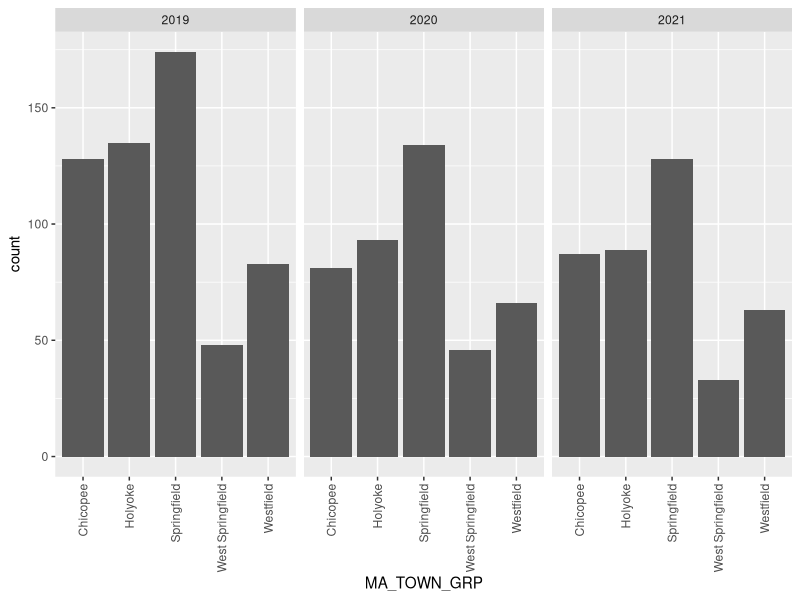

Write R code to recreate this figure.
## ---- chunk 1

#Below I've set it so all your code will output when you knit, because I want to be able to see it. 
knitr::opts_chunk$set(echo = TRUE)

#Here are our libraries
library(tidyverse)
library(readxl)
library(RColorBrewer)

#This is how you import a spreadsheet. the excel file needs to be in the same folder as this .Rmd file
HCC_DATA_19_21 <- read_excel("HCC-DATA-19-21.xlsx")

#Below I am making my excel spreadsheet into a dataframe and saving it to R's environment
HCC_DATA_19_21 <- as.data.frame(HCC_DATA_19_21)

# This is just to make rounding bearable. 
options(scipen=1)

#Making DEGSEEK either yes or no. 
HCC_DATA_19_21$DEGSEEK <- recode_factor(HCC_DATA_19_21$DEGSEEK,"0"="No","1"="Yes")

#Below I am making TERM easier to read
HCC_DATA_19_21$TERM <- recode_factor(HCC_DATA_19_21$TERM,"201930"="2019","202030"="2020","202130"="2021")

#Below I rename RACE so they are easier to read and order. 
HCC_DATA_19_21$RACE <- recode_factor(HCC_DATA_19_21$RACE, 
                               "a_WHITE" = "White",
                               "b_HISPANIC" = "Hispanic",
                               "c_BLACK/NON-HISPANIC" = "Black/Non-Hispanic",
                               "d_ASIAN" = "Asian",
                               "e_AMERICAN IND/ALASKAN"="American Indian/Alaska Native",
                               "f_NATIVE HAWAIIAN" = "Native Hawaiian",
                               "g_CAPE VERDEAN" = "Cape Verdean",
                               "h_TWO OR MORE RACES" = "Two or More Races",
                               "i_UNKNOWN" = "Unknown",
                               "j_NON-RESIDENT" = "Non-Resident"
                               )

#I am tempted to recode GENDER_DESC, but I've left it for you if you want to try it. 

## ---- chunk 2
head(HCC_DATA_19_21, echo=FALSE, eval=FALSE)
## ---- chunk 3
HCC_DATA_19_21 |>
  filter(TERM == "2019") |>
  count(DEGSEEK,GENDER_DESC)
## ---- chunk 4
HCC_DATA_19_21 |>
  filter(TERM=="2019") |>
  count(MA_TOWN_GRP) |>
  slice_max(order_by = n, n=5) |>
  arrange(MA_TOWN_GRP)

## ---- chunk 5

HCC_DATA_19_21 |>
  filter(MA_TOWN_GRP == c("Springfield","Holyoke","Chicopee","West Springfield", "Westfield")) |>
  ggplot(aes(x = MA_TOWN_GRP))+
  geom_bar()+
  facet_grid(~TERM)+
  theme(axis.text.x = element_text(angle = 90, vjust = 0.5, hjust=1))
  

## ---- chunk 6

